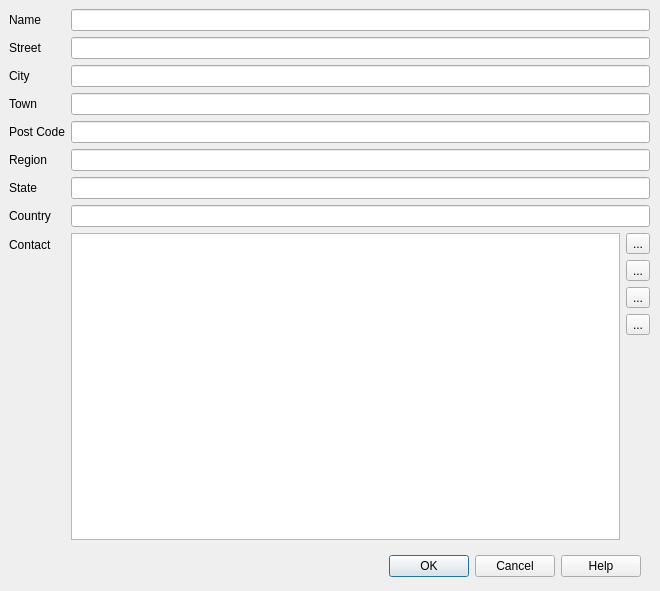
<?xml version="1.0" encoding="UTF-8"?>
<ui version="4.0">
 <class>CDlgMdfManufacturer</class>
 <widget class="QDialog" name="CDlgMdfManufacturer">
  <property name="geometry">
   <rect>
    <x>0</x>
    <y>0</y>
    <width>660</width>
    <height>591</height>
   </rect>
  </property>
  <property name="windowTitle">
   <string>Dialog</string>
  </property>
  <widget class="QDialogButtonBox" name="buttonBox">
   <property name="geometry">
    <rect>
     <x>10</x>
     <y>550</y>
     <width>631</width>
     <height>32</height>
    </rect>
   </property>
   <property name="orientation">
    <enum>Qt::Horizontal</enum>
   </property>
   <property name="standardButtons">
    <set>QDialogButtonBox::Cancel|QDialogButtonBox::Help|QDialogButtonBox::Ok</set>
   </property>
   <property name="centerButtons">
    <bool>false</bool>
   </property>
  </widget>
  <widget class="QWidget" name="formLayoutWidget">
   <property name="geometry">
    <rect>
     <x>9</x>
     <y>9</y>
     <width>641</width>
     <height>531</height>
    </rect>
   </property>
   <layout class="QFormLayout" name="formLayout">
    <item row="0" column="0">
     <widget class="QLabel" name="label">
      <property name="text">
       <string>Name</string>
      </property>
     </widget>
    </item>
    <item row="0" column="1">
     <widget class="QLineEdit" name="editName"/>
    </item>
    <item row="1" column="0">
     <widget class="QLabel" name="label_2">
      <property name="text">
       <string>Street</string>
      </property>
     </widget>
    </item>
    <item row="1" column="1">
     <widget class="QLineEdit" name="editStreet"/>
    </item>
    <item row="2" column="0">
     <widget class="QLabel" name="label_3">
      <property name="text">
       <string>City</string>
      </property>
     </widget>
    </item>
    <item row="2" column="1">
     <widget class="QLineEdit" name="editCity"/>
    </item>
    <item row="3" column="0">
     <widget class="QLabel" name="label_4">
      <property name="text">
       <string>Town</string>
      </property>
     </widget>
    </item>
    <item row="3" column="1">
     <widget class="QLineEdit" name="editTown"/>
    </item>
    <item row="4" column="0">
     <widget class="QLabel" name="label_5">
      <property name="text">
       <string>Post Code</string>
      </property>
     </widget>
    </item>
    <item row="4" column="1">
     <widget class="QLineEdit" name="editPostCode"/>
    </item>
    <item row="5" column="0">
     <widget class="QLabel" name="label_6">
      <property name="text">
       <string>Region</string>
      </property>
     </widget>
    </item>
    <item row="5" column="1">
     <widget class="QLineEdit" name="editRegion"/>
    </item>
    <item row="6" column="0">
     <widget class="QLabel" name="label_7">
      <property name="text">
       <string>State</string>
      </property>
     </widget>
    </item>
    <item row="6" column="1">
     <widget class="QLineEdit" name="editState"/>
    </item>
    <item row="7" column="0">
     <widget class="QLabel" name="label_8">
      <property name="text">
       <string>Country</string>
      </property>
     </widget>
    </item>
    <item row="7" column="1">
     <widget class="QLineEdit" name="editCountry"/>
    </item>
    <item row="8" column="0">
     <widget class="QLabel" name="label_9">
      <property name="text">
       <string>Contact</string>
      </property>
     </widget>
    </item>
    <item row="8" column="1">
     <layout class="QHBoxLayout" name="horizontalLayout">
      <item>
       <layout class="QHBoxLayout" name="horizontalLayout_2">
        <item>
         <widget class="QListWidget" name="listContact"/>
        </item>
        <item>
         <layout class="QVBoxLayout" name="verticalLayout">
          <item>
           <widget class="QToolButton" name="btnAddDesc">
            <property name="toolTip">
             <string>Add description item</string>
            </property>
            <property name="text">
             <string>...</string>
            </property>
            <property name="icon">
             <iconset resource="vscpworks.qrc">
              <normaloff>:/add.png</normaloff>:/add.png</iconset>
            </property>
            <property name="shortcut">
             <string>Ctrl+A</string>
            </property>
           </widget>
          </item>
          <item>
           <widget class="QToolButton" name="btnEditDesc">
            <property name="toolTip">
             <string>Edit description item</string>
            </property>
            <property name="text">
             <string>...</string>
            </property>
            <property name="icon">
             <iconset resource="vscpworks.qrc">
              <normaloff>:/pencil.svg</normaloff>:/pencil.svg</iconset>
            </property>
            <property name="shortcut">
             <string>Ctrl+E</string>
            </property>
           </widget>
          </item>
          <item>
           <widget class="QToolButton" name="btnDupDesc">
            <property name="toolTip">
             <string>Duplicate description item</string>
            </property>
            <property name="text">
             <string>...</string>
            </property>
            <property name="icon">
             <iconset resource="vscpworks.qrc">
              <normaloff>:/images/svg/copy.svg</normaloff>:/images/svg/copy.svg</iconset>
            </property>
            <property name="shortcut">
             <string>Ctrl+D</string>
            </property>
           </widget>
          </item>
          <item>
           <widget class="QToolButton" name="btnDelDesc">
            <property name="toolTip">
             <string>Delete Description item</string>
            </property>
            <property name="text">
             <string>...</string>
            </property>
            <property name="icon">
             <iconset resource="vscpworks.qrc">
              <normaloff>:/remove.png</normaloff>:/remove.png</iconset>
            </property>
            <property name="shortcut">
             <string>Ctrl+X</string>
            </property>
           </widget>
          </item>
          <item>
           <spacer name="verticalSpacer">
            <property name="orientation">
             <enum>Qt::Vertical</enum>
            </property>
            <property name="sizeHint" stdset="0">
             <size>
              <width>20</width>
              <height>40</height>
             </size>
            </property>
           </spacer>
          </item>
         </layout>
        </item>
       </layout>
      </item>
     </layout>
    </item>
   </layout>
  </widget>
 </widget>
 <resources>
  <include location="vscpworks.qrc"/>
 </resources>
 <connections>
  <connection>
   <sender>buttonBox</sender>
   <signal>accepted()</signal>
   <receiver>CDlgMdfManufacturer</receiver>
   <slot>accept()</slot>
   <hints>
    <hint type="sourcelabel">
     <x>325</x>
     <y>565</y>
    </hint>
    <hint type="destinationlabel">
     <x>329</x>
     <y>295</y>
    </hint>
   </hints>
  </connection>
  <connection>
   <sender>buttonBox</sender>
   <signal>rejected()</signal>
   <receiver>CDlgMdfManufacturer</receiver>
   <slot>reject()</slot>
   <hints>
    <hint type="sourcelabel">
     <x>325</x>
     <y>565</y>
    </hint>
    <hint type="destinationlabel">
     <x>329</x>
     <y>295</y>
    </hint>
   </hints>
  </connection>
 </connections>
</ui>
